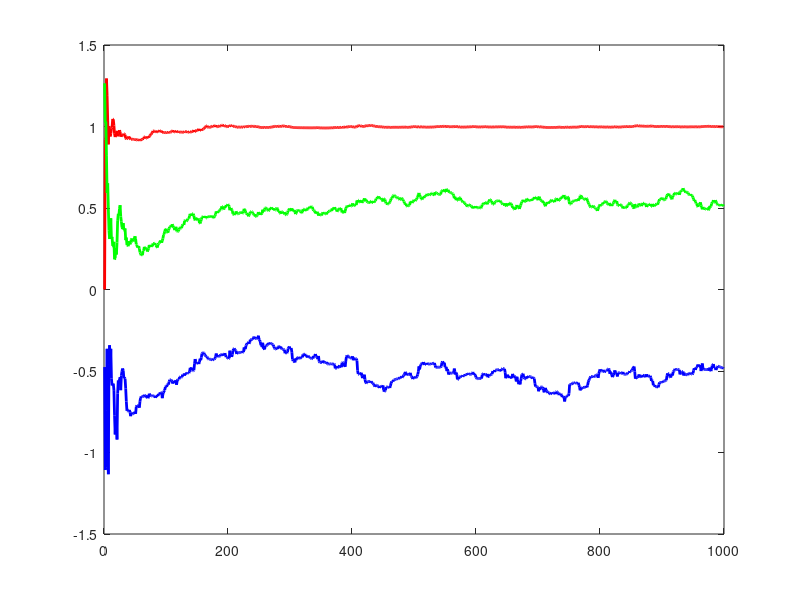

The MATLAB script that drew this image: (Note: this script raises an error after producing the figure.)
% Recursive Least Square Algorithm (RLS) with Forgetting Factor

N = 1000;
sigma2 = 0.5;
forgetting_factor = 0.99;

a_desired = 1; 
b_desired = 0.5;
c_desired = -0.5;

u = ones(N, 1);
y = zeros(N, 1);
E = load("e.mat");
e = E(1).e;

for t = 2:N
    y(t) = -a_desired * y(t-1) + b_desired * u(t-1) + c_desired * e(t-1) + e(t);
end

theta_hat = zeros(3, 1); % [a, b, c]
P = 100 * eye(3);
phi = zeros(3, 1);

theta_store = zeros(3, N);

for t = 2:N
    % phi = [-y(t-1); u(t-1); e(t-1)];
    % error = y(t) - phi' * theta_hat;
    % P = (1 / forgetting_factor) * (P - (P*phi*phi'*P)/(1 + phi'*P*phi));
    % K = P*phi;
    % theta_hat = theta_hat + K * error;
    % theta_store(:, t) = theta_hat;

    phi = [-y(t-1); u(t-1); e(t-1)];
    error = y(t) - phi' * theta_hat;
    K = P * phi / (forgetting_factor + phi' * P * phi);
    theta_hat = theta_hat + K * error;
    P = (1 / forgetting_factor) * (P - K * phi' * P);
    theta_store(:, t) = theta_hat;
end

figure;
plot(theta_store(1, 2:N), 'r', 'LineWidth', 2);
hold on;
plot(theta_store(2, 2:N), 'g', 'LineWidth', 2);
plot(theta_store(3, 2:N), 'b', 'LineWidth', 2);
yline(a_desired, '--r', 'Desired a');
yline(b_desired, '--g', 'Desired b');
yline(c_desired, '--b', 'Desired c');
xlabel('Sample');
legend('a estimate', 'b estimate', 'c estimate', 'Location', 'Southeast');
title('RLS Algorithm with Forgetting Factor');
grid on;

